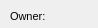
      <widget class="QWidget" name="page_9">
       <property name="geometry">
        <rect>
         <x>0</x>
         <y>0</y>
         <width>98</width>
         <height>28</height>
        </rect>
       </property>
       <attribute name="label">
        <string>Basic information</string>
       </attribute>
       <widget class="QComboBox" name="buildercat_id">
        <property name="geometry">
         <rect>
          <x>380</x>
          <y>65</y>
          <width>160</width>
          <height>18</height>
         </rect>
        </property>
       </widget>
       <widget class="QLabel" name="label_workcat_id">
        <property name="geometry">
         <rect>
          <x>280</x>
          <y>0</y>
          <width>90</width>
          <height>22</height>
         </rect>
        </property>
        <property name="font">
         <font>
          <pointsize>8</pointsize>
         </font>
        </property>
        <property name="frameShape">
         <enum>QFrame::NoFrame</enum>
        </property>
        <property name="frameShadow">
         <enum>QFrame::Plain</enum>
        </property>
        <property name="text">
         <string>Workcat id:</string>
        </property>
        <property name="textFormat">
         <enum>Qt::AutoText</enum>
        </property>
        <property name="scaledContents">
         <bool>false</bool>
        </property>
        <property name="alignment">
         <set>Qt::AlignLeading|Qt::AlignLeft|Qt::AlignVCenter</set>
        </property>
        <property name="margin">
         <number>3</number>
        </property>
       </widget>
       <widget class="QLabel" name="label_buildercat_id">
        <property name="geometry">
         <rect>
          <x>280</x>
          <y>65</y>
          <width>101</width>
          <height>22</height>
         </rect>
        </property>
        <property name="font">
         <font>
          <pointsize>8</pointsize>
         </font>
        </property>
        <property name="frameShape">
         <enum>QFrame::NoFrame</enum>
        </property>
        <property name="frameShadow">
         <enum>QFrame::Plain</enum>
        </property>
        <property name="text">
         <string>Buildercat id:</string>
        </property>
        <property name="textFormat">
         <enum>Qt::AutoText</enum>
        </property>
        <property name="scaledContents">
         <bool>false</bool>
        </property>
        <property name="alignment">
         <set>Qt::AlignLeading|Qt::AlignLeft|Qt::AlignVCenter</set>
        </property>
        <property name="margin">
         <number>3</number>
        </property>
       </widget>
       <widget class="QLabel" name="label_owner">
        <property name="geometry">
         <rect>
          <x>10</x>
          <y>5</y>
          <width>90</width>
          <height>22</height>
         </rect>
        </property>
        <property name="font">
         <font>
          <pointsize>8</pointsize>
         </font>
        </property>
        <property name="frameShape">
         <enum>QFrame::NoFrame</enum>
        </property>
        <property name="frameShadow">
         <enum>QFrame::Plain</enum>
        </property>
        <property name="text">
         <string>Owner:</string>
        </property>
        <property name="textFormat">
         <enum>Qt::AutoText</enum>
        </property>
        <property name="scaledContents">
         <bool>false</bool>
        </property>
        <property name="alignment">
         <set>Qt::AlignLeading|Qt::AlignLeft|Qt::AlignVCenter</set>
        </property>
        <property name="margin">
         <number>3</number>
        </property>
       </widget>
       <widget class="QComboBox" name="ownercat_id">
        <property name="geometry">
         <rect>
          <x>110</x>
          <y>5</y>
          <width>160</width>
          <height>18</height>
         </rect>
        </property>
       </widget>
       <widget class="QComboBox" name="workcat_id_end">
        <property name="geometry">
         <rect>
          <x>380</x>
          <y>30</y>
          <width>160</width>
          <height>18</height>
         </rect>
        </property>
        <property name="autoFillBackground">
         <bool>true</bool>
        </property>
        <property name="editable">
         <bool>true</bool>
        </property>
        <property name="maxVisibleItems">
         <number>8</number>
        </property>
        <property name="frame">
         <bool>true</bool>
        </property>
       </widget>
       <widget class="QLineEdit" name="code">
        <property name="geometry">
         <rect>
          <x>110</x>
          <y>35</y>
          <width>160</width>
          <height>18</height>
         </rect>
        </property>
       </widget>
       <widget class="QLabel" name="label_workcat_id_end">
        <property name="geometry">
         <rect>
          <x>280</x>
          <y>30</y>
          <width>101</width>
          <height>22</height>
         </rect>
        </property>
        <property name="font">
         <font>
          <pointsize>8</pointsize>
         </font>
        </property>
        <property name="frameShape">
         <enum>QFrame::NoFrame</enum>
        </property>
        <property name="frameShadow">
         <enum>QFrame::Plain</enum>
        </property>
        <property name="text">
         <string>Workcat end id:</string>
        </property>
        <property name="textFormat">
         <enum>Qt::AutoText</enum>
        </property>
        <property name="scaledContents">
         <bool>false</bool>
        </property>
        <property name="alignment">
         <set>Qt::AlignLeading|Qt::AlignLeft|Qt::AlignVCenter</set>
        </property>
        <property name="margin">
         <number>3</number>
        </property>
       </widget>
       <widget class="QLabel" name="label_builtdate">
        <property name="geometry">
         <rect>
          <x>280</x>
          <y>95</y>
          <width>101</width>
          <height>22</height>
         </rect>
        </property>
        <property name="font">
         <font>
          <pointsize>8</pointsize>
         </font>
        </property>
        <property name="frameShape">
         <enum>QFrame::NoFrame</enum>
        </property>
        <property name="frameShadow">
         <enum>QFrame::Plain</enum>
        </property>
        <property name="text">
         <string>Builtdate:</string>
        </property>
        <property name="textFormat">
         <enum>Qt::AutoText</enum>
        </property>
        <property name="scaledContents">
         <bool>false</bool>
        </property>
        <property name="alignment">
         <set>Qt::AlignLeading|Qt::AlignLeft|Qt::AlignVCenter</set>
        </property>
        <property name="margin">
         <number>3</number>
        </property>
       </widget>
       <widget class="QLabel" name="label_code">
        <property name="geometry">
         <rect>
          <x>10</x>
          <y>35</y>
          <width>90</width>
          <height>22</height>
         </rect>
        </property>
        <property name="font">
         <font>
          <pointsize>8</pointsize>
         </font>
        </property>
        <property name="frameShape">
         <enum>QFrame::NoFrame</enum>
        </property>
        <property name="frameShadow">
         <enum>QFrame::Plain</enum>
        </property>
        <property name="text">
         <string>Code:</string>
        </property>
        <property name="textFormat">
         <enum>Qt::AutoText</enum>
        </property>
        <property name="scaledContents">
         <bool>false</bool>
        </property>
        <property name="alignment">
         <set>Qt::AlignLeading|Qt::AlignLeft|Qt::AlignVCenter</set>
        </property>
        <property name="margin">
         <number>3</number>
        </property>
       </widget>
       <widget class="QComboBox" name="workcat_id">
        <property name="geometry">
         <rect>
          <x>380</x>
          <y>0</y>
          <width>160</width>
          <height>18</height>
         </rect>
        </property>
        <property name="autoFillBackground">
         <bool>true</bool>
        </property>
        <property name="editable">
         <bool>true</bool>
        </property>
        <property name="maxVisibleItems">
         <number>8</number>
        </property>
        <property name="frame">
         <bool>true</bool>
        </property>
       </widget>
       <widget class="QLabel" name="label_enddate">
        <property name="geometry">
         <rect>
          <x>280</x>
          <y>125</y>
          <width>101</width>
          <height>22</height>
         </rect>
        </property>
        <property name="font">
         <font>
          <pointsize>8</pointsize>
         </font>
        </property>
        <property name="frameShape">
         <enum>QFrame::NoFrame</enum>
        </property>
        <property name="frameShadow">
         <enum>QFrame::Plain</enum>
        </property>
        <property name="text">
         <string>End date:</string>
        </property>
        <property name="textFormat">
         <enum>Qt::AutoText</enum>
        </property>
        <property name="scaledContents">
         <bool>false</bool>
        </property>
        <property name="alignment">
         <set>Qt::AlignLeading|Qt::AlignLeft|Qt::AlignVCenter</set>
        </property>
        <property name="margin">
         <number>3</number>
        </property>
       </widget>
       <widget class="QComboBox" name="soilcat_id">
        <property name="geometry">
         <rect>
          <x>110</x>
          <y>65</y>
          <width>160</width>
          <height>18</height>
         </rect>
        </property>
       </widget>
       <widget class="QLabel" name="label_soilcat_id">
        <property name="geometry">
         <rect>
          <x>10</x>
          <y>65</y>
          <width>90</width>
          <height>22</height>
         </rect>
        </property>
        <property name="font">
         <font>
          <pointsize>8</pointsize>
         </font>
        </property>
        <property name="frameShape">
         <enum>QFrame::NoFrame</enum>
        </property>
        <property name="frameShadow">
         <enum>QFrame::Plain</enum>
        </property>
        <property name="text">
         <string>Soilcat id</string>
        </property>
        <property name="textFormat">
         <enum>Qt::AutoText</enum>
        </property>
        <property name="scaledContents">
         <bool>false</bool>
        </property>
        <property name="alignment">
         <set>Qt::AlignLeading|Qt::AlignLeft|Qt::AlignVCenter</set>
        </property>
        <property name="margin">
         <number>3</number>
        </property>
       </widget>
       <widget class="QComboBox" name="category_type">
        <property name="geometry">
         <rect>
          <x>110</x>
          <y>95</y>
          <width>160</width>
          <height>18</height>
         </rect>
        </property>
       </widget>
       <widget class="QLabel" name="label_category_type">
        <property name="geometry">
         <rect>
          <x>10</x>
          <y>95</y>
          <width>90</width>
          <height>22</height>
         </rect>
        </property>
        <property name="font">
         <font>
          <pointsize>8</pointsize>
         </font>
        </property>
        <property name="frameShape">
         <enum>QFrame::NoFrame</enum>
        </property>
        <property name="frameShadow">
         <enum>QFrame::Plain</enum>
        </property>
        <property name="text">
         <string>Category type:</string>
        </property>
        <property name="textFormat">
         <enum>Qt::AutoText</enum>
        </property>
        <property name="scaledContents">
         <bool>false</bool>
        </property>
        <property name="alignment">
         <set>Qt::AlignLeading|Qt::AlignLeft|Qt::AlignVCenter</set>
        </property>
        <property name="margin">
         <number>3</number>
        </property>
       </widget>
       <widget class="QLabel" name="label_fluid_type">
        <property name="geometry">
         <rect>
          <x>280</x>
          <y>156</y>
          <width>90</width>
          <height>22</height>
         </rect>
        </property>
        <property name="font">
         <font>
          <pointsize>8</pointsize>
         </font>
        </property>
        <property name="frameShape">
         <enum>QFrame::NoFrame</enum>
        </property>
        <property name="frameShadow">
         <enum>QFrame::Plain</enum>
        </property>
        <property name="text">
         <string>Fluid type:</string>
        </property>
        <property name="textFormat">
         <enum>Qt::AutoText</enum>
        </property>
        <property name="scaledContents">
         <bool>false</bool>
        </property>
        <property name="alignment">
         <set>Qt::AlignLeading|Qt::AlignLeft|Qt::AlignVCenter</set>
        </property>
        <property name="margin">
         <number>3</number>
        </property>
       </widget>
       <widget class="QComboBox" name="location_type">
        <property name="geometry">
         <rect>
          <x>110</x>
          <y>156</y>
          <width>160</width>
          <height>18</height>
         </rect>
        </property>
       </widget>
       <widget class="QLabel" name="label_location_type">
        <property name="geometry">
         <rect>
          <x>10</x>
          <y>156</y>
          <width>90</width>
          <height>22</height>
         </rect>
        </property>
        <property name="font">
         <font>
          <pointsize>8</pointsize>
         </font>
        </property>
        <property name="frameShape">
         <enum>QFrame::NoFrame</enum>
        </property>
        <property name="frameShadow">
         <enum>QFrame::Plain</enum>
        </property>
        <property name="text">
         <string>Location type:</string>
        </property>
        <property name="textFormat">
         <enum>Qt::AutoText</enum>
        </property>
        <property name="scaledContents">
         <bool>false</bool>
        </property>
        <property name="alignment">
         <set>Qt::AlignLeading|Qt::AlignLeft|Qt::AlignVCenter</set>
        </property>
        <property name="margin">
         <number>3</number>
        </property>
       </widget>
       <widget class="QComboBox" name="fluid_type">
        <property name="geometry">
         <rect>
          <x>380</x>
          <y>156</y>
          <width>160</width>
          <height>18</height>
         </rect>
        </property>
       </widget>
       <widget class="QComboBox" name="function_type">
        <property name="geometry">
         <rect>
          <x>110</x>
          <y>125</y>
          <width>160</width>
          <height>18</height>
         </rect>
        </property>
       </widget>
       <widget class="QLabel" name="label_function_type">
        <property name="geometry">
         <rect>
          <x>10</x>
          <y>125</y>
          <width>90</width>
          <height>22</height>
         </rect>
        </property>
        <property name="font">
         <font>
          <pointsize>8</pointsize>
         </font>
        </property>
        <property name="frameShape">
         <enum>QFrame::NoFrame</enum>
        </property>
        <property name="frameShadow">
         <enum>QFrame::Plain</enum>
        </property>
        <property name="text">
         <string>Function type:</string>
        </property>
        <property name="textFormat">
         <enum>Qt::AutoText</enum>
        </property>
        <property name="scaledContents">
         <bool>false</bool>
        </property>
        <property name="alignment">
         <set>Qt::AlignLeading|Qt::AlignLeft|Qt::AlignVCenter</set>
        </property>
        <property name="margin">
         <number>3</number>
        </property>
       </widget>
       <widget class="QgsDateTimeEdit" name="builtdate">
        <property name="geometry">
         <rect>
          <x>380</x>
          <y>95</y>
          <width>161</width>
          <height>18</height>
         </rect>
        </property>
        <property name="displayFormat">
         <string>dd/MM/yy</string>
        </property>
        <property name="calendarPopup">
         <bool>true</bool>
        </property>
        <property name="allowNull" stdset="0">
         <bool>true</bool>
        </property>
       </widget>
       <widget class="QgsDateTimeEdit" name="enddate">
        <property name="geometry">
         <rect>
          <x>380</x>
          <y>125</y>
          <width>161</width>
          <height>18</height>
         </rect>
        </property>
        <property name="displayFormat">
         <string>dd/MM/yy</string>
        </property>
        <property name="calendarPopup">
         <bool>true</bool>
        </property>
        <property name="allowNull" stdset="0">
         <bool>true</bool>
        </property>
       </widget>
      </widget>
